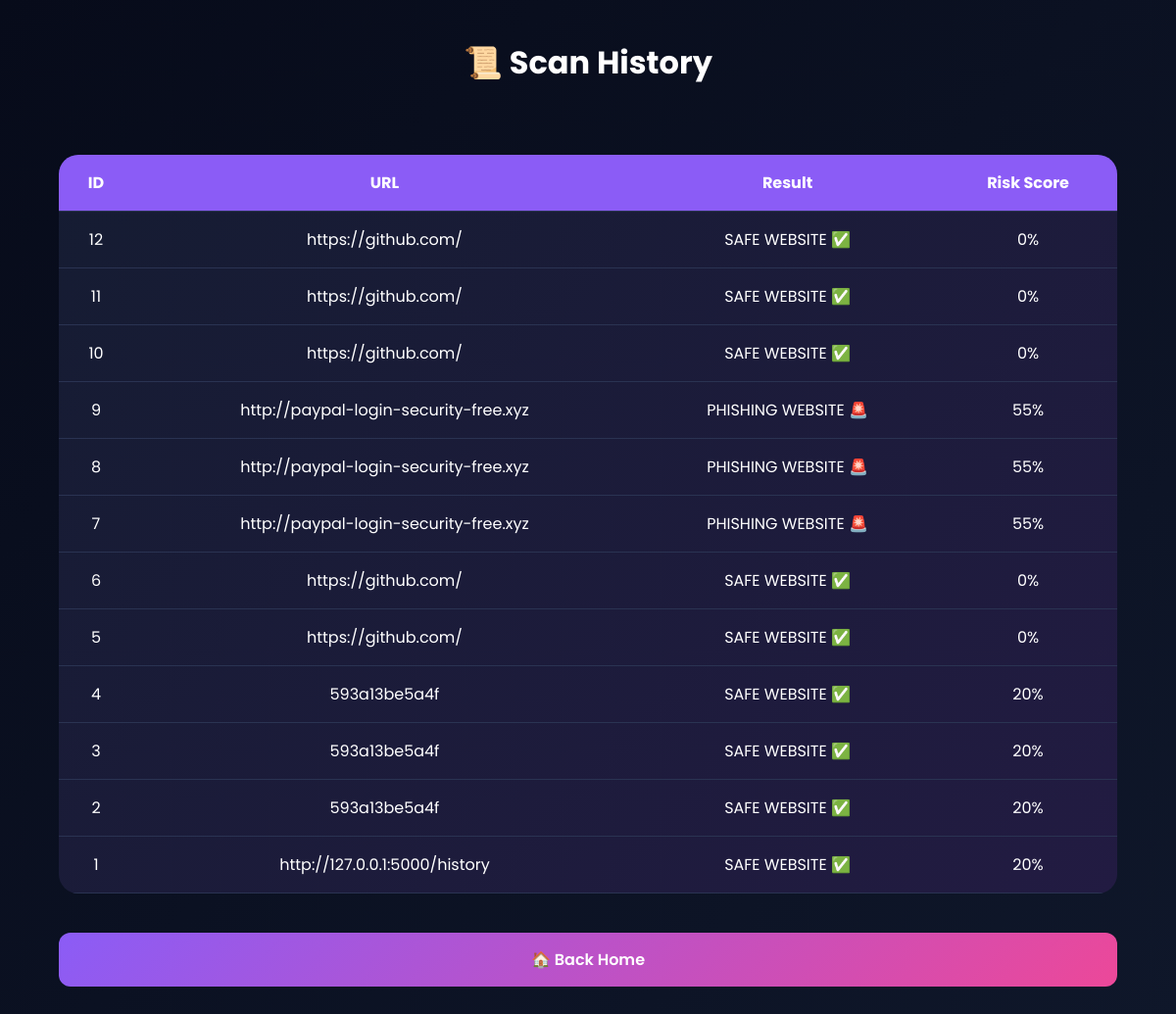
The app's page /history with its own data.
### tables this page shows
CREATE TABLE scan_history(
    id INTEGER PRIMARY KEY AUTOINCREMENT,
    url TEXT,
    result TEXT,
    risk_score INTEGER
);

### app.py (the view)
@app.route('/history')
def history():
    conn = sqlite3.connect('phishing.db')
    cursor = conn.cursor()
    cursor.execute("SELECT * FROM scan_history ORDER BY id DESC")
    data = cursor.fetchall()
    conn.close()
    return render_template('history.html', data=data)

### templates/history.html (shortened to what this page needs)
<!DOCTYPE html>
<html>
<head>
    <link rel="stylesheet" href="{{ url_for('static', filename='style.css') }}">
</head>
<body>
<div class="history-container">
    <h1>📜 Scan History</h1>
    <br><br>
    <table>
        <tr>
            <th>ID</th>
            <th>URL</th>
            <th>Result</th>
            <th>Risk Score</th>
        </tr>
        {% for row in data %}
        <tr>
            <td>{{ row[0] }}</td>
            <td>{{ row[1] }}</td>
            <td>{{ row[2] }}</td>
            <td>{{ row[3] }}%</td>
        </tr>
        {% endfor %}
    </table>
    <br>
    <a href="/">
        <button>🏠 Back Home</button>
    </a>
</div>
</body>
</html>

### static/style.css (style rules this page uses)
:root { --bg-dark:#070B1A; --card-dark:#12182B; --card-dark-2:#181F35; --purple:#8B5CF6; --pink:#EC4899; --blue:#3B82F6; --green:#22C55E; --red:#EF4444; --text:#FFFFFF; --text-light:#B8C0D4; --border:#2A3352; }
* { margin:0; padding:0; box-sizing:border-box; font-family:'Poppins',sans-serif; }
body { min-height:100vh; background:linear-gradient(135deg,#070B1A,#0F172A); color:white; }
button { width:100%; padding:15px; margin-top:15px; border:none; border-radius:12px; color:white; font-size:16px; font-weight:600; cursor:pointer; background:linear-gradient(135deg,#8B5CF6,#EC4899); transition:.3s; }
.history-container { width:90%; margin:auto; padding:40px 0; }
table { width:100%; border-collapse:collapse; background:#151C32; border-radius:15px; overflow:hidden; }
th { background:#8B5CF6; }
th,td { padding:15px; text-align:center; border-bottom:1px solid var(--border); }
.history-container h1 { text-align:center; margin-bottom:20px; }
table { width:100%; border-collapse:collapse; background:linear-gradient( 135deg, #151C32, #221B42 ); border-radius:20px; overflow:hidden; }
th { background:#8B5CF6; color:white; }
th,td { padding:16px; text-align:center; border-bottom:1px solid #2A3352; }

### records on screen
scan_history: id "12", url "https://github.com/", result "SAFE WEBSITE ✅", risk_score "0"
scan_history: id "11", url "https://github.com/", result "SAFE WEBSITE ✅", risk_score "0"
scan_history: id "10", url "https://github.com/", result "SAFE WEBSITE ✅", risk_score "0"
scan_history: id "9", url "http://paypal-login-security-free.xyz", result "PHISHING WEBSITE 🚨", risk_score "55"
scan_history: id "8", url "http://paypal-login-security-free.xyz", result "PHISHING WEBSITE 🚨", risk_score "55"
scan_history: id "7", url "http://paypal-login-security-free.xyz", result "PHISHING WEBSITE 🚨", risk_score "55"
scan_history: id "6", url "https://github.com/", result "SAFE WEBSITE ✅", risk_score "0"
scan_history: id "5", url "https://github.com/", result "SAFE WEBSITE ✅", risk_score "0"
scan_history: id "4", url "593a13be5a4f", result "SAFE WEBSITE ✅", risk_score "20"
scan_history: id "3", url "593a13be5a4f", result "SAFE WEBSITE ✅", risk_score "20"
scan_history: id "2", url "593a13be5a4f", result "SAFE WEBSITE ✅", risk_score "20"
scan_history: id "1", url "http://127.0.0.1:5000/history", result "SAFE WEBSITE ✅", risk_score "20"
